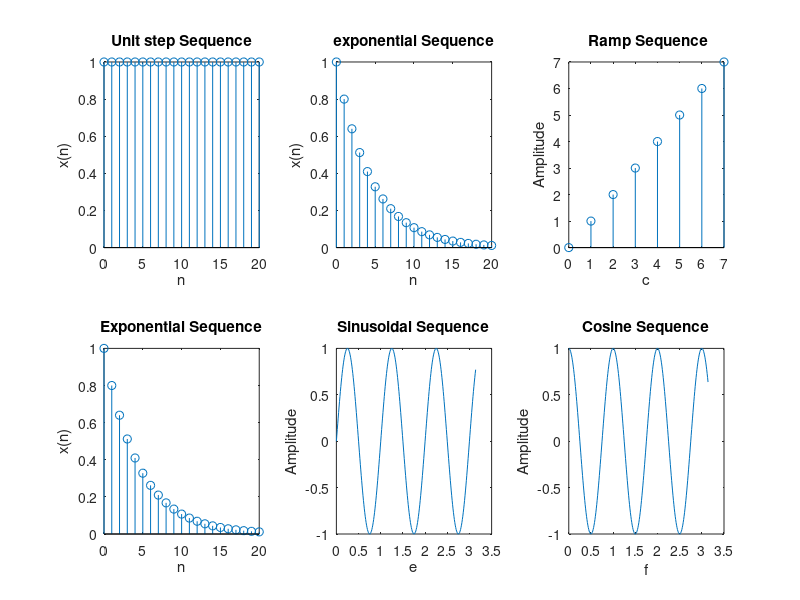

The MATLAB script that drew this image:
N=21;
x= ones(1,N);
n=0:1:N-1;
subplot(2,3,1);stem(n,x);
xlabel('n');
ylabel('x(n)');
title('Unit step Sequence');


x2=0.8.^(n);
subplot(2,3,2);stem(n,x2);
xlabel('n');ylabel('x(n)');
title('exponential Sequence');


x =7;
t=0:7;
subplot(2,3,3);stem(t,t);
xlabel('c');
ylabel('Amplitude');
title(' Ramp Sequence');


x2=0.8.^(n);
subplot(2,3,4);stem(n,x2);
xlabel('n');ylabel('x(n)');
title('Exponential Sequence'); 


t=0:0.01:pi;
y=sin(2*pi*t);
subplot(2,3,5);
plot(t,y);
ylabel('Amplitude');
xlabel('e');
title('Sinusoidal Sequence');

y=cos(2*pi*t);
subplot(2,3,6);
plot(t,y);
ylabel('Amplitude');
xlabel('f');
title('Cosine Sequence');